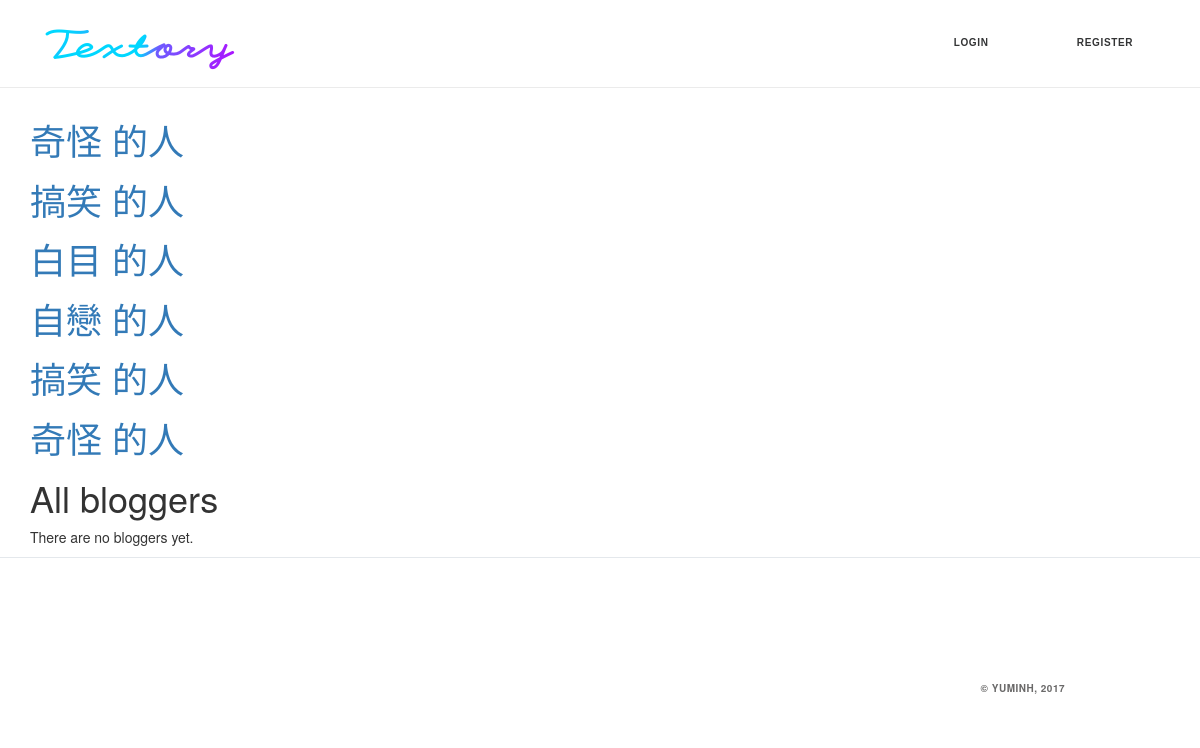
The page /stories/ on the database as committed earlier.
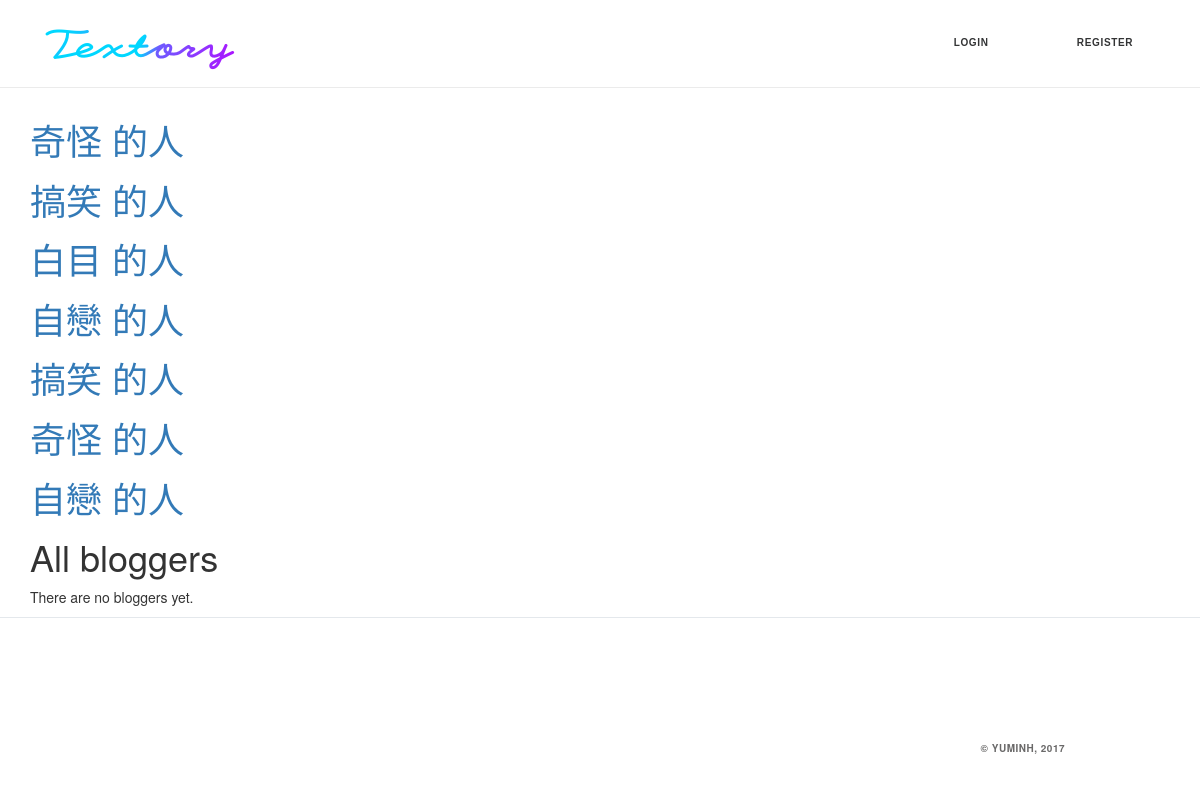
The same page on the database as committed later.
### story/models.py (models this page shows, shortened)
class Story(models.Model):
    author = models.ForeignKey(StoryAuthor, related_name='storys')
    sb_thing = models.CharField(max_length=30,null=True)
    sb_story = models.CharField(max_length=30,null=True)
    sb_name = models.CharField(max_length=30,null=True)
    SB_GENDER = (
        ('他','他'),
        ('她','她'),
    )
    sb_gender = models.CharField(max_length = 100,null=True,choices = SB_GENDER)
    SB_ADV = (
        ('有點','有點'),
        ('非常','非常'),
        ('蠻','蠻'),
        ('超級','超級'),
        ('史上無敵','史上無敵'),
    )
    sb_adv = models.CharField(max_length = 100,null=True,choices = SB_ADV)
    SB_ADJ = (
        ('奇怪','奇怪'),
        ('白目','白目'),
        ('有病','有病'),
        ('自戀','自戀'),
        ('搞笑','搞笑'),
    )
    sb_adj = models.CharField(max_length = 100,null=True,choices = SB_ADJ)
    SB_ABOUT = (
        ('很喜歡','很喜歡'),
        ('不喜歡','不喜歡'),
        ('不吃','不吃'),
        ('討厭','討厭'),
        ('怕','怕'),
        ('常常','常常'),
    )
    sb_about = models.CharField(max_length = 100,null=True,choices = SB_ABOUT)
    WHO = (
        ('我們','我們'),
        ('他','他'),
        ('她','她'),
    )
    who = models.CharField(max_length = 100,null=True,choices = WHO)
    STH_ADJ = (
        ('扯','扯'),
        ('蠢','蠢'),
        ('有趣','有趣'),
        ('好笑','好笑'),
        ('丟臉','丟臉'),
        ('瘋狂','瘋狂'),
        ('誇張','誇張'),
        ('無聊','無聊'),
        ('幼稚','幼稚'),
        ('難忘','難忘'),
        ('開心','開心'),
    )
    sth_adj = models.CharField(max_length = 100,null=True,choices = STH_ADJ)
    ITJCTS = (
        ('哎','哎'),
        ('哈哈','哈哈'),
        ('呵呵','呵呵'),
        ('顆顆','顆顆'),
    )
    itjcts = models.CharField(max_length = 100,null=True,choices = ITJCTS)
    MARK = (
        ('~','~'),
        ('!','!'),
        ('XD','XD'),
        ('>///<','>///<'),
        ('^^','^^'),
        (':)',':)'),
        ('。','。'),
    )
    mark = models.CharField(max_length = 100,null=True,choices = MARK)
    created_date = models.DateTimeField(
            default=timezone.now)
    published_date = models.DateTimeField(
            blank=True, null=True)

### story/views.py (the view)
# urls.py: url(r'^stories/$', views.story_list, name='story_list'),
def story_list(request):
    storys = Story.objects.filter(published_date__lte=timezone.now()).order_by('published_date')
    return render(request, 'story/story_list.html', {'storys':storys})

### story/templates/story/story_list.html
{% extends 'story/base.html' %}
{% load staticfiles %}
{% block body %}
<div class="container">
  {% for story in storys %}
    <div class="story">
      <h1><a href="{% url 'story_detail' pk=story.pk %}">{{ story.sb_adj }} 的人</a></h1>
    </div>
  {% endfor %}
  <h1>All bloggers</h1>
    {% if storyauthor_list %}
    <ul>
      {% for author in storyauthor_list %}
      <li>
        <a href="{% url 'storys-by-author' author.pk %}">{{ author }}</a>
      </li>
      {% endfor %}
    </ul>
    {% else %}
      <p>There are no bloggers yet.</p>
    {% endif %}
</div>
{% endblock %}

### story/templates/story/base.html (shortened to what this page needs)
<!DOCTYPE html>
{% load staticfiles %}
<html>
    <head>
        <link rel="stylesheet" href="{% static 'css/story.css' %}">
        <link rel="stylesheet" href="https://unpkg.com/element-ui/lib/theme-chalk/index.css">
        <link rel="stylesheet" href="//maxcdn.bootstrapcdn.com/bootstrap/3.2.0/css/bootstrap.min.css">
        <link rel="stylesheet" href="//maxcdn.bootstrapcdn.com/bootstrap/3.2.0/css/bootstrap-theme.min.css">
        <link rel="stylesheet" href="https://maxcdn.bootstrapcdn.com/bootstrap/3.3.7/css/bootstrap.min.css">
    </head>
    <body>
      <div id="id_wrapper">
        <section>
          <nav class="nav">
            <div class="nav_container">
              <div class="nav_logo_box"><a class="navbar-brand" href="/"><img src="{% static 'img/textory_logo.png' %}"></a></div>
              <div class="nav_buttons_box">
                {% if user.is_authenticated %}
                  <a class="button_blank button" href="{% url 'account:view_profile' %}">Profile</a>
                  <a class="button_blank button" href="{% url 'account:logout' %}">Log out</a>
                  <a class="button" href="{% url 'story_new' %}">Add Story</a>
                {% else %}
                  <a class="button_blank button" href="{% url 'account:login' %}">Login</a>
                  <a class="button_blank button" href="{% url 'account:register' %}">Register</a>
                {% endif %}
              </div>
            </div>
          </nav>
        </section>
        {% block body %}{% endblock %}
        <footer class="footer">
          <div class="footer_description_box--06">
            <div class="container footer_container">
              <span class="footer_copyright footer_copyright--06">© yuminH, 2017</span>
            </div>
          </div>
        </footer>
      </div>
    </body>
</html>

### static/css/story.css (style rules this page uses)
#id_wrapper { min-height: 100%; position: relative; margin-top: 100px; }
.nav { position: fixed; z-index: 10; left: 0; right: 0; top: 0; border-bottom: 1px solid #ebebeb; background-color: rgba(255,255,255,0.9); }
.nav_container { max-width: 1320px; margin: auto; padding: 0 30px; display: -ms-flexbox; display: flex; -ms-flex-align: center; align-items: center; -ms-flex-pack: justify; justify-content: space-between; height: 87px; }
.nav_logo_box { display: inline-block; }
.navbar-brand { margin-top: -10px; }
.button { display: inline-block; min-width: 130px; padding: 0 33px; height: 42px; line-height: 36px; border-radius: 42px; font-size: 10px; letter-spacing: 0.065em; text-transform: uppercase; font-weight: 700; font-family: Montserrat, Helvetica, sans-serif; background-color: #f6f6f6; border: 2px solid transparent; cursor: pointer; color: #333435; text-align: center; text-decoration: none; transition: background-color .25s ease-out, box-shadow .25s ease; }
.button_blank { background-color: transparent; box-shadow: none; color: #333435; }
.container { margin-top: 100px; padding: 0 300px; }
.footer { position: relative; background-color: white; }
.footer_description_box--06 { padding: 23px 0 25px; border-top: 1px solid rgba(188,198,208,0.4); }
.footer_container { max-width: 960px; padding: 0 30px; }
.footer_copyright { color: #6a6969; font-weight: 700; font-size: 10px; text-transform: uppercase; letter-spacing: 0.05em; float: right; }

### story/templates/story/base.html (style rules this page uses)
#id_wrapper { min-height: 100%; position: relative; margin-top: 100px; }

Rows that differ between the two databases and show on the page:
added Story: sb_adj "自戀"
